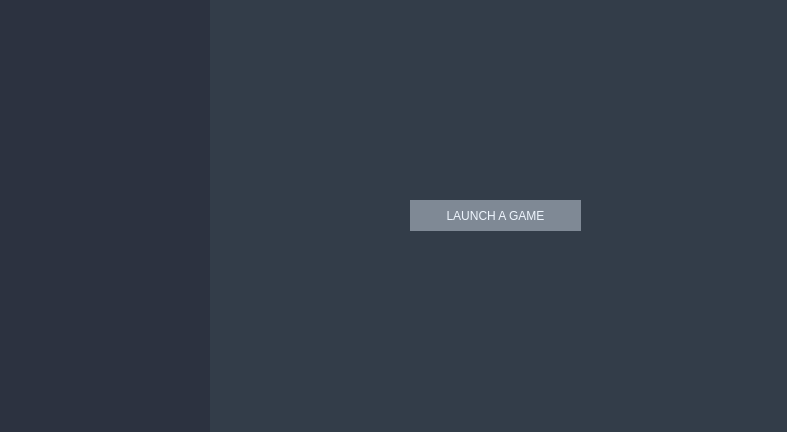
<?xml version="1.0" encoding="UTF-8"?>
<ui version="4.0">
 <class>Library</class>
 <widget class="QWidget" name="Library">
  <property name="geometry">
   <rect>
    <x>0</x>
    <y>0</y>
    <width>787</width>
    <height>432</height>
   </rect>
  </property>
  <property name="sizePolicy">
   <sizepolicy hsizetype="Expanding" vsizetype="Expanding">
    <horstretch>0</horstretch>
    <verstretch>0</verstretch>
   </sizepolicy>
  </property>
  <property name="minimumSize">
   <size>
    <width>776</width>
    <height>0</height>
   </size>
  </property>
  <property name="windowTitle">
   <string>Form</string>
  </property>
  <layout class="QGridLayout" name="gridLayout">
   <property name="leftMargin">
    <number>0</number>
   </property>
   <property name="topMargin">
    <number>0</number>
   </property>
   <property name="rightMargin">
    <number>0</number>
   </property>
   <property name="bottomMargin">
    <number>0</number>
   </property>
   <property name="horizontalSpacing">
    <number>0</number>
   </property>
   <item row="0" column="0">
    <layout class="QHBoxLayout" name="horizontalLayout">
     <property name="spacing">
      <number>0</number>
     </property>
     <property name="sizeConstraint">
      <enum>QLayout::SetDefaultConstraint</enum>
     </property>
     <item>
      <widget class="QWidget" name="leftSidebar" native="true">
       <property name="enabled">
        <bool>true</bool>
       </property>
       <property name="sizePolicy">
        <sizepolicy hsizetype="Expanding" vsizetype="Expanding">
         <horstretch>0</horstretch>
         <verstretch>0</verstretch>
        </sizepolicy>
       </property>
       <property name="minimumSize">
        <size>
         <width>210</width>
         <height>0</height>
        </size>
       </property>
       <property name="styleSheet">
        <string notr="true">background-color: #2C3240</string>
       </property>
      </widget>
     </item>
     <item>
      <widget class="QWidget" name="content" native="true">
       <property name="sizePolicy">
        <sizepolicy hsizetype="Expanding" vsizetype="Expanding">
         <horstretch>3</horstretch>
         <verstretch>0</verstretch>
        </sizepolicy>
       </property>
       <property name="styleSheet">
        <string notr="true">background-color: #333D49</string>
       </property>
       <widget class="QPushButton" name="testLaunch">
        <property name="geometry">
         <rect>
          <x>200</x>
          <y>200</y>
          <width>171</width>
          <height>31</height>
         </rect>
        </property>
        <property name="styleSheet">
         <string notr="true">color: #EFF6FE;
font: 12pt &quot;Droid Sans&quot;;
background-color: #7F8995;
border: none;
margin: 0px;
padding: 0px;</string>
        </property>
        <property name="text">
         <string>LAUNCH A GAME</string>
        </property>
       </widget>
      </widget>
     </item>
    </layout>
   </item>
  </layout>
 </widget>
 <resources/>
 <connections/>
</ui>
